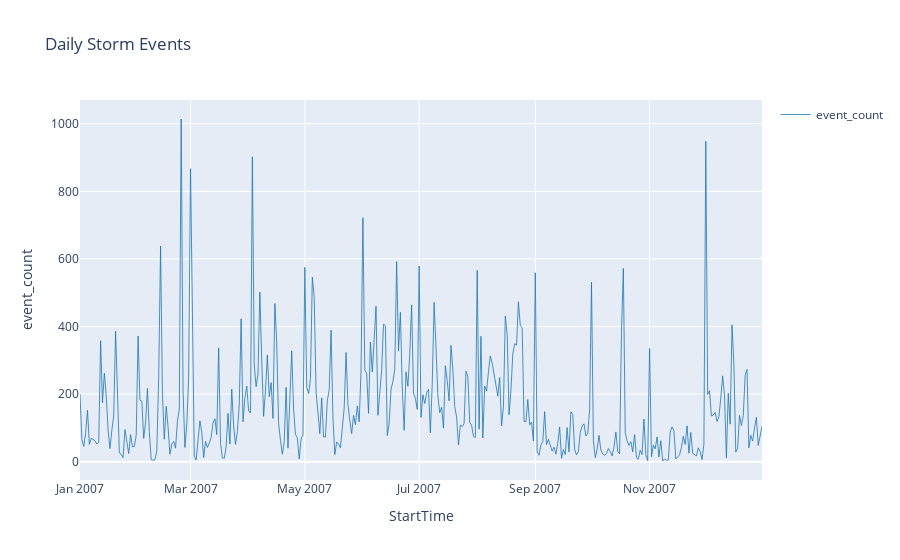

Notebook cell for this chart:
### Markdown cell above
### 3\. Visualize timechart

Below is an example on using render to visualize dataset. 

> **Tip**: you can use `\` to break to a new line.

### Code cell
%kql StormEvents \
| summarize event_count=count() by bin(StartTime, 1d) \
| render timechart title= 'Daily Storm Events'

### Figure 1 — Plotly figure (JSON) as saved in the notebook; plotly's stock layout.template omitted (floating-point values rounded to 4 significant figures; data arrays with more than 128 entries replaced by an {"elided": "..."} marker saying what was removed)
{"data": [{"line": {"color": "rgb(31, 118, 179)", "width": 1}, "name": "event_count", "opacity": 0.8, "type": "scatter", "x": {"elided": "365 str values"}, "y": {"elided": "365 int values"}}], "layout": {"showlegend": true, "title": {"text": "Daily Storm Events"}, "xaxis": {"autorange": true, "title": {"text": "StartTime"}, "type": "date"}, "yaxis": {"ticksuffix": "", "title": {"text": "event_count"}, "type": "linear"}}}
